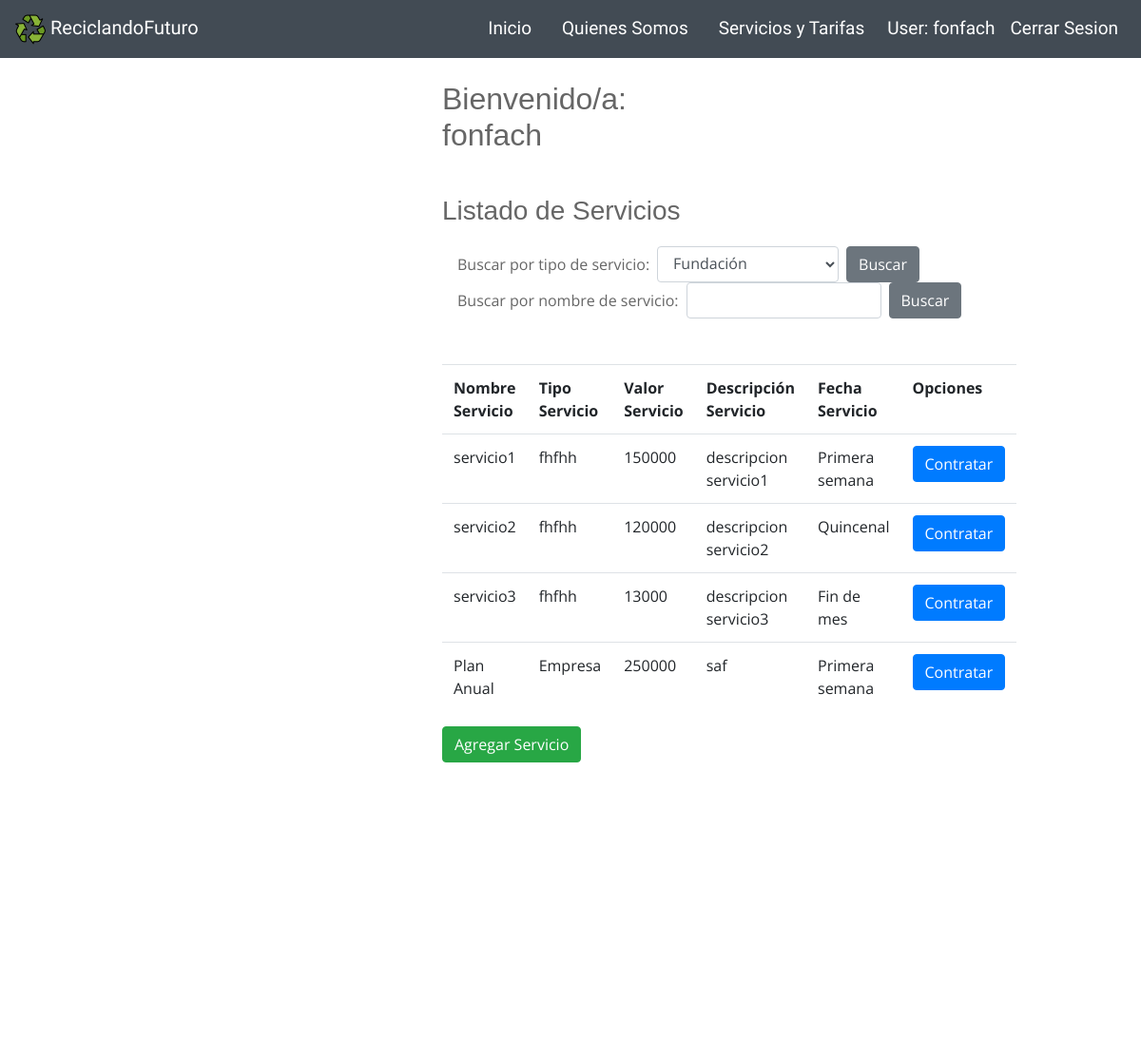
The page /mantenedor/ (signed in, upper part) on the database as committed earlier.
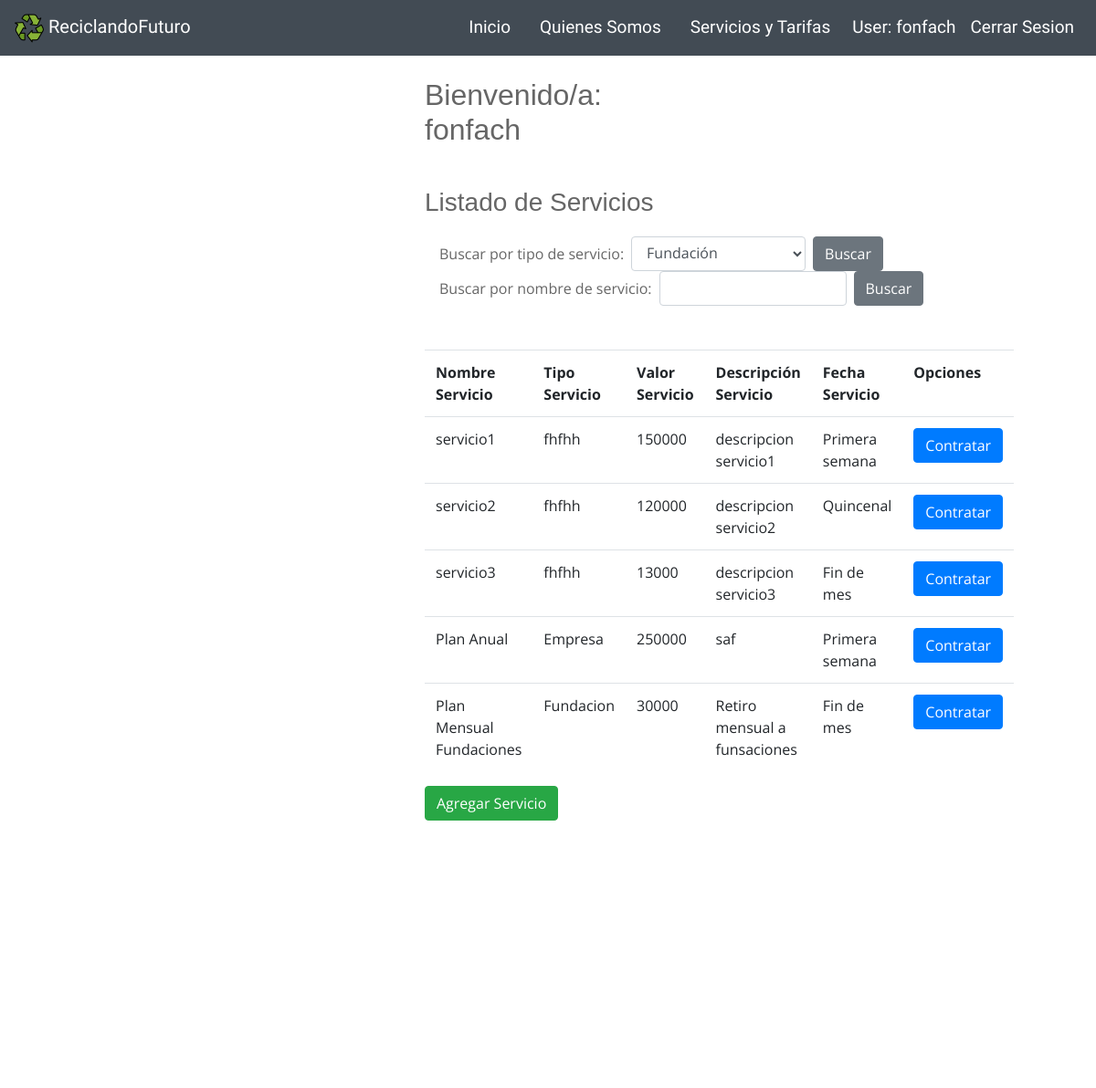
The same page on the database as committed later.
### core/models.py (models this page shows, shortened)
class Servicio(models.Model):
    nombre_servicio         = models.CharField(max_length=80)
    valor_servicio          = models.IntegerField()
    descripcion_servicio    = models.TextField(max_length=200)
    fecha_servicio          = models.CharField(max_length=100, choices=TIPO_RETIRO)
    tipo_servicio           = models.CharField(max_length=100, choices=TIPO_SERVICIO)

### core/views.py (the view)
# urls.py: path('mantenedor/', mantenedor, name="mantenedor"),
@login_required
def mantenedor(request):
    servicios= Servicio.objects.all()
    tipo_servicio= request.GET.get('tipo-domicilio')
    nombre_servicio= request.GET.get('nombre-servicio')
    if 'btn-domicilio' in request.GET:
       if tipo_servicio:
           servicios= Servicio.objects.filter(tipo_servicio__icontains=tipo_servicio)
    elif 'btn-nombre' in request.GET:
        if nombre_servicio:
            servicios= Servicio.objects.filter(nombre_servicio__icontains=nombre_servicio)
    data = {
        'servicios': servicios
    }
    return render(request, 'core/mantenedor.html', data)

### core/templates/core/mantenedor.html (shortened to what this page needs)
{% extends 'core/base.html' %}
{% load static %}
{% block contenido %}
<div class="pb-5 pt-3 container" style="margin-bottom: 100vh;">
    <h2 class="pt-2 pb-4">Bienvenido/a: {{ user.username }}</h2>
    <h3>Listado de Servicios</h3>
    <form class="form-inline mb-5" method="GET">
        <div class="form-group mx-3">
            <label class="mr-2">Buscar por tipo de servicio:</label>
            <select class="form-control mr-2" name="tipo-domicilio">
                <option value="fundacion">Fundación</option>
            </select>
            <button class="btn btn-secondary" type="submit" name="btn-domicilio">Buscar</button>
        </div>
        <div class="form-group mx-3">
            <label class="mr-2">Buscar por nombre de servicio:</label>
            <input type="text" class="form-control mr-2" name="nombre-servicio">
            <button class="btn btn-secondary" type="submit" name="btn-nombre">Buscar</button>
        </div>
    </form>
    <table class="table table-hover">
        <tr>
            <th>Nombre Servicio</th>
            <th>Tipo Servicio</th>
            <th>Valor Servicio</th>
            <th>Descripción Servicio</th>
            <th>Fecha Servicio</th>
            <th>Opciones</th>
        </tr>
        {% for s in servicios %}
        <tr>
            <td>{{ s.nombre_servicio }}</td>
            <td>{{ s.tipo_servicio}}</td>
            <td>{{ s.valor_servicio}}</td>
            <td>{{ s.descripcion_servicio}}</td>
            <td>{{ s.fecha_servicio}}</td>
            {% if request.user.groups.all.0.name == 'Administrador' %}
                <td>
                    <a class="btn btn-warning" href="{% url 'modificar-servicio' s.id %}">Modificar</a>
                </td>
                <td><a class="btn btn-danger" href="#" onclick="confirmarEliminacion({{s.id}});">Eliminar</a></td>
            {% else %}
                {% if request.user.perfil.servicio.id == s.id %}
                    <td>
                        <a class="btn btn-danger" href="{% url 'cancelar-servicio' %}">Cancelar</a>
                    </td>
                {% else %}
                    <td>
                        <a class="btn btn-primary" href="{% url 'contratar-servicio' s.id %}">Contratar</a>
                    </td>
                {% endif %}
            {% endif %}
        </tr>
        {% endfor %}
    </table>
    <a class="btn btn-success" href="{% url 'agregar-servicio' %}">Agregar Servicio</a>
</div>
{% endblock %}

### core/templates/core/base.html (shortened to what this page needs)
{% load static %}
<!DOCTYPE html>
<html lang="es">
<head>
  <link rel="stylesheet" type="text/css" media="screen" href="{% static 'core/css/estilo.css'%}" />
  <link rel="stylesheet" href="https://stackpath.bootstrapcdn.com/bootstrap/4.3.1/css/bootstrap.min.css"
 />
  <link rel="stylesheet" href="{% static 'css/estilo.css' %}" />
</head>
<body>
  <nav id="cont-nav-color" class="navbar navbar-expand-lg sticky-top col-sm-12">
    <a class="navbar-brand" href="{% url 'home'%}" style="color:black"><img src="img/recycle-sign.png" alt="" class="logo" />
      <small>ReciclandoFuturo</small>
    </a>
    <div class="collapse navbar-collapse" id="navegadorContenido">
      <ul class="navbar-nav ml-auto">
        <li class="nav-item mx-2">
          <a class="nav-link" href="{% url 'home'%}">Inicio</a>
        </li>
        <li class="nav-item mx-2">
          <a class="nav-link" href="#about">Quienes Somos</a>
        {% if user.is_authenticated %}
            {% if request.user.groups.all.0.name == 'Administrador' %}
              <li class="nav-item">
                  <a class="nav-link" href="{% url 'mantenedor' %}">Administrar Servicios</a>
              </li>
              <li class="nav-item">
                  <a class="nav-link" href="#">User: {{ user.username }}</a>
              </li>
              <li class="nav-item">
                <a class="nav-link" href="{% url 'logout' %}">Cerrar Sesion</a>
            </li>
            {% else %}
            <li class="nav-item mx-2">
              <a class="nav-link" href="{% url 'mantenedor'%}">Servicios y Tarifas</a>
            </li>
              <li class="nav-item">
                  <a class="nav-link" href="{% url 'perfil' %}">User: {{ user.username }}</a>
              </li>
              <li class="nav-item">
                <a class="nav-link" href="{% url 'logout' %}">Cerrar Sesion</a>
            </li>
            {% endif %}
        {% endif %}
      </ul>
    </div>
  </nav>
  {% block contenido %}
  {% endblock %}
</body>
</html>

### core/static/core/css/estilo.css (style rules this page uses)
html { scroll-behavior: smooth; }
body { background: #fff; color: #666666; font-family: "Open Sans", sans-serif; }
a { color: #18d26e; transition: 0.5s; }
h1, h2, h3, h4, h5, h6 { font-family: "Montserrat", sans-serif; font-weight: 400; margin: 0 0 20px 0; padding: 0; }
nav { font-family: 'Inconsolata', monospace; }
#cont-nav-color { background-color: #424B54; }
#navegadorContenido ul li a { text-decoration: none; color: white; font-size: 19px; }
#cont-nav-color small { color: white; font-size: 20px; }
.container { position: relative; z-index: 1; max-width: 300px; margin: 0 auto; }
.container:before, .container:after { content: ""; display: block; clear: both; }
:root { --input-padding-x: 1.5rem; --input-padding-y: .75rem; }

Rows that differ between the two databases and show on the page:
added Servicio: nombre_servicio "Plan Mensual Fundaciones", tipo_servicio "Fundacion", valor_servicio "30000", descripcion_servicio "Retiro mensual a funsaciones", fecha_servicio "Fin de mes", shows "Contratar"
